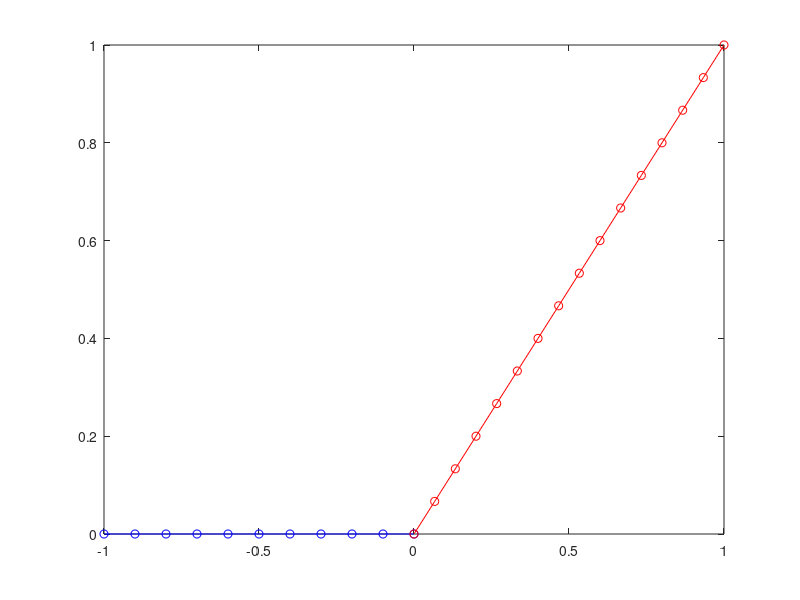
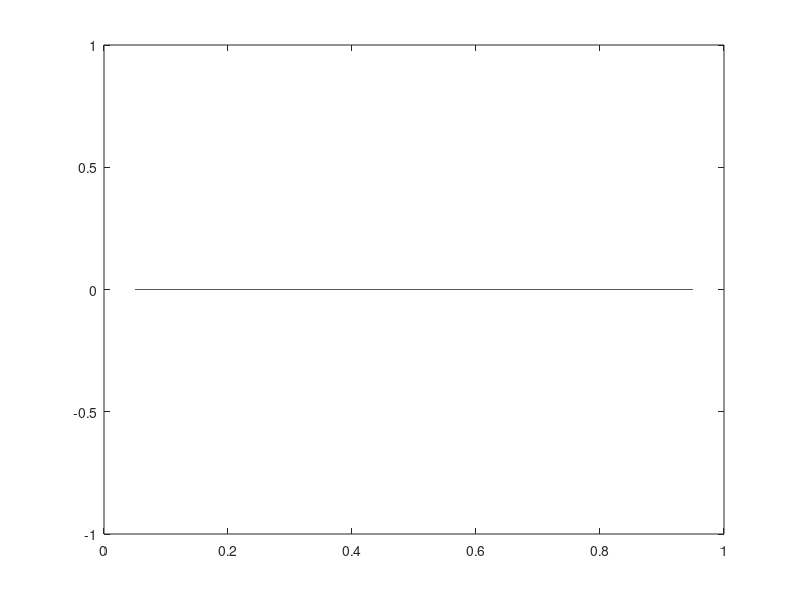
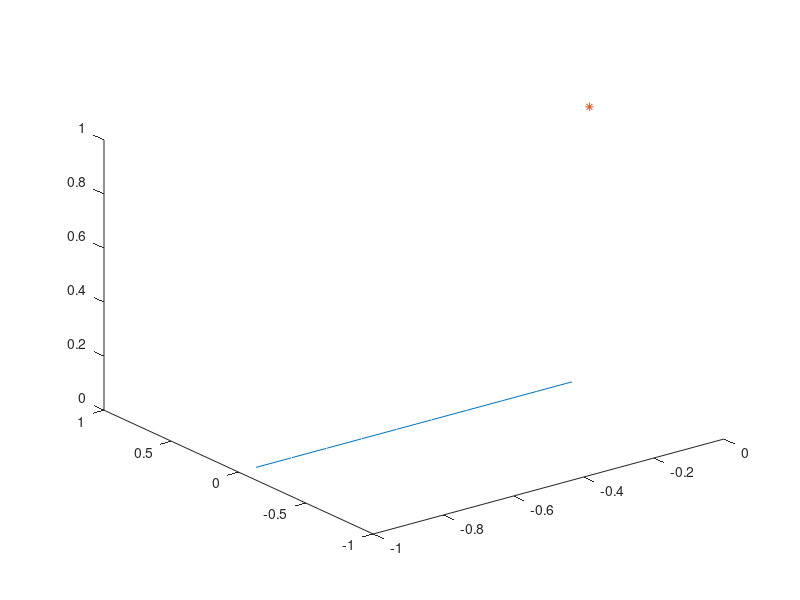
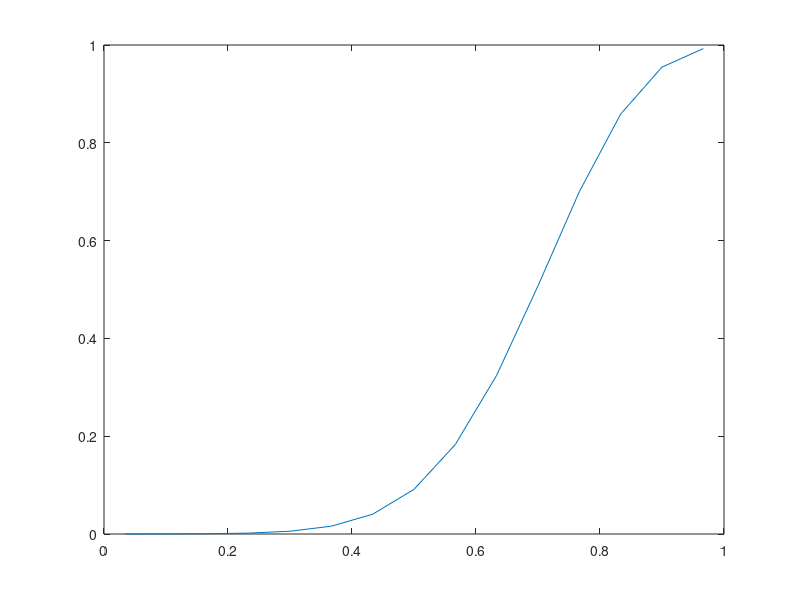

Here is the MATLAB script that generated these plots, in order:
close all
clear all
clc
%punto di incontro

b=[0 0];

%frattura 1
a1=[-1 0];                          % punto finale
N1=10;                              % numero suddivisioni
t1=[0:1/N1:1]';                     
x1=t1*(b(1)-a1(1)) + a1(1);         % mesh da -1 a 0, tipo mesh velocità
y1=t1*(b(2)-a1(2)) + a1(2);         
xx1=0.5*(x1(1:end-1)+x1(2:end));    % mesh da -1+h/2 a 0-h/2
yy1=0.5*(y1(1:end-1)+y1(2:end));
h1=1/N1*((a1(1)-b(1))^2 +(a1(2)-b(2))^2 )^0.5;  % lunghezza elemento mesh
tau1=[b(1)-a1(1), b(2)-a1(2)];      % tangente
n1=[-b(2)+a1(2), b(1)-a1(1)];       
n1=n1/(n1(1)^2+n1(2)^2)^0.5;        % normale
d1=0.1;                             % spessore
U1=1;                               % velocità


%frattura 2
a2=[1 1];
N2=15;
t2=[0:1/N2:1]';
x2=t2*(b(1)-a2(1)) + a2(1);
y2=t2*(b(2)-a2(2)) + a2(2);
xx2=0.5*(x2(1:end-1)+x2(2:end));
yy2=0.5*(y2(1:end-1)+y2(2:end));

h2=1/N2*((a2(1)-b(1))^2 +(a2(2)-b(2))^2 )^0.5;
tau2=[b(1)-a2(1), b(2)-a2(2)];
n2=[-b(2)+a2(2), b(1)-a2(1)];
n2=n2/(n2(1)^2+n2(2)^2)^0.5;
d2=0.2;
U2=-0.9;

figure(1)
plot(x1,y1,'bo-')
hold on
plot(x2,y2,'ro-')


%%

%------------------------fine della geometria-------------------------------

%------------------tempo-----------------------------------------

Nstep = 50;
%dt=0.2*min([h1*d1,h2*d2,h3*d3]./abs([U1,U2,U3]));
dt = 0.2*h1*d1./abs(U1);

%--------------------cc--------------------

BC1=1;
BC2=1;




%---------condizioni iniziali---------------------------------

s1=zeros(length(x1)-1,Nstep);
s2=zeros(length(x2)-1,Nstep);

sA=ones(1,Nstep);  %confina con B attraverso PM2, con C attraverso PM1


for tt=1:Nstep-1

   %la due
   sL=BC2;%
   ff=[];
   for j=1:N2
       sR=s2(j,tt);
       [f]=U2*(sL*(U2>0)+sR*(U2<0));
       ff=[ff; f];
       sL=sR;
   end  
   sR=sA(1);
   [f]=U2*(sL*(U2>0)+sR*(U2<0));
   ff=[ff; f];
   Fluxes=ff(2:end)-ff(1:end-1);
   s2(:,tt+1)=s2(:,tt)-Fluxes*dt/h2/d2;
     f2A=-f;


  
end
%%
figure(3)
plot3(xx1,yy1,s1(:,end))
hold on
plot3(x1(end),y1(end),sA(end),'*')
%plot3(x2(end),y2(end),sB(end),'r*')
%plot3(x3(end),y3(end),sC(end),'g*')

sA(tt+1)

figure

plot(0.5*(t1(2:end)+t1(1:end-1)), s1(:,end))

figure

plot(0.5*(t2(2:end)+t2(1:end-1)), s2(:,end))